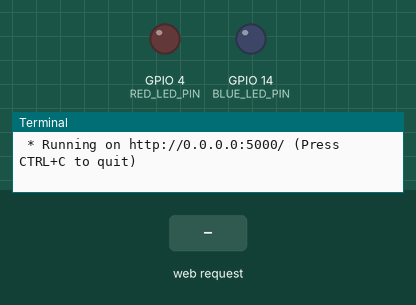
Recording of a program running on a simulated Raspberry Pi (BCM pin numbers). On the bench: output pins drawn as LEDs (lit = HIGH), the last lines printed to the terminal. Inputs (shaded band) come from the test bench. The clock reads 2024-03-15 10:24:30 at power-on unless the program sets it.

Above: at 1.2 s.
1.3 s: HTTP request for /led/red/on received
At 2.1 s:
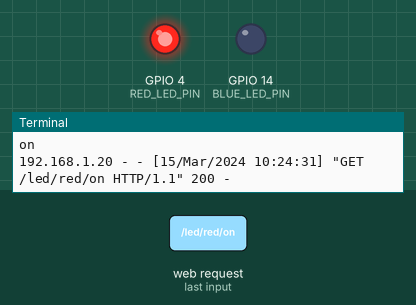
2.8 s: HTTP request for /led/blue/on received
At 3.3 s:
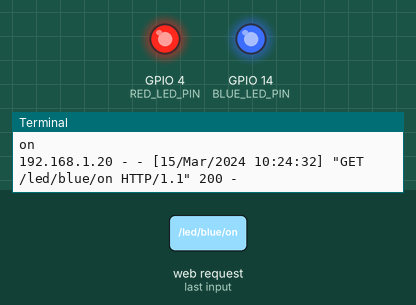
4.3 s: HTTP request for /led/red/off received
At 5.6 s:
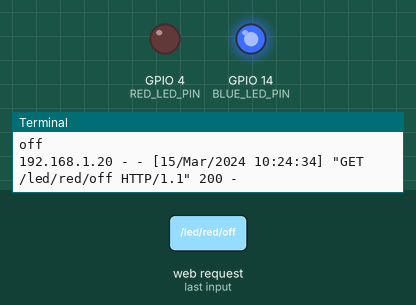
Timing chart, 0 to 7.3 s (numbered marks = the images above; inputs shaded):
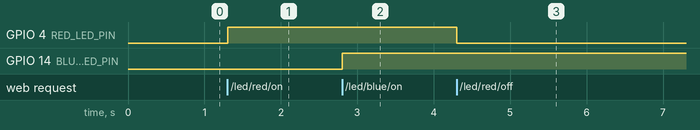

The program:

flask_led_task2.py
```python
from flask import Flask, render_template
import RPi.GPIO as GPIO

RED_LED_PIN = 4
BLUE_LED_PIN = 14

GPIO.setmode(GPIO.BCM)
GPIO.setup(RED_LED_PIN,GPIO.OUT)
GPIO.setup(BLUE_LED_PIN,GPIO.OUT)

app = Flask(__name__)

@app.route("/")
def hello_woeld():
    return render_template("led2.html")

@app.route("/led/<opp>/<cmd>")
def led_op(opp,cmd):
    print(opp)
    if opp == "red":
        print(cmd)
        if cmd == "on":
            GPIO.output(RED_LED_PIN,GPIO.HIGH)
            return "RED ON"
        elif cmd == "off":
            GPIO.output(RED_LED_PIN,GPIO.LOW)
            return "RED OFF"

    elif opp == "blue":
        print(cmd)
        if cmd == "on":
            GPIO.output(BLUE_LED_PIN,GPIO.HIGH)
            return "BLUE ON"
        elif cmd == "off":
            GPIO.output(BLUE_LED_PIN,GPIO.LOW)
            return "BLUE OFF"


if __name__ == "__main__":
    try:
        app.run(host="0.0.0.0")
    finally:
        GPIO.cleanup()
```

Measured:
- after the input at 1.3 s, GPIO 4 (RED_LED_PIN): LOW → HIGH at once
- after the input at 2.8 s, GPIO 14 (BLUE_LED_PIN): LOW → HIGH at once
- after the input at 4.3 s, GPIO 4 (RED_LED_PIN): HIGH → LOW at once
